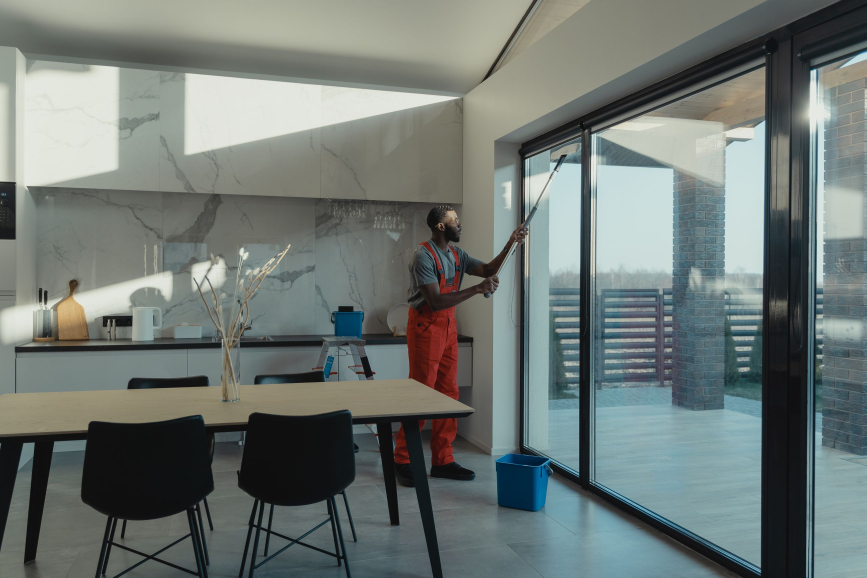
#> input picture scripts/src-photos/bauend.jpg, 2600 x 1733 px (shown at 1/3 size); its folder holds only this picture in this run
$ python optimize-photos.py
#> lines starting #> are read from the running program, lines starting #| are printed output that depends on the picture
"""Erzeugt optimierte WebP-Versionen aller Fotos + die statische „Schmutz“-Textur.

Quelle:  scripts/src-photos/*.jpg   (Originale, Pexels-Lizenz – siehe README)
Ziel:    public/images/photos/<name>-<breite>.webp
Aufruf:  npm run photos
"""
import glob
import os
import random

from PIL import Image, ImageDraw, ImageFilter

ROOT = os.path.join(os.path.dirname(__file__), "..")
SRC = os.path.join(ROOT, "scripts", "src-photos")
OUT = os.path.join(ROOT, "public", "images", "photos")
WIDTHS = (800, 1400, 2200)
os.makedirs(OUT, exist_ok=True)

for path in sorted(glob.glob(os.path.join(SRC, "*.jpg"))):
    name = os.path.splitext(os.path.basename(path))[0]
    im = Image.open(path).convert("RGB")
#> im is the input picture: PIL image 2600x1733 RGB; mean R, G, B 111.7, 120.4, 116.7
    for w in WIDTHS:
        if w > im.width:
            continue
        h = round(im.height * w / im.width)
        im.resize((w, h), Image.LANCZOS).save(os.path.join(OUT, f"{name}-{w}.webp"), "WEBP", quality=78, method=6)
#> this loop made 3 passes
#> pass 1, `im.resize((w, h), Image.LANCZOS).save(os.path.join(OUT, f"{name}-{w}.w..`:
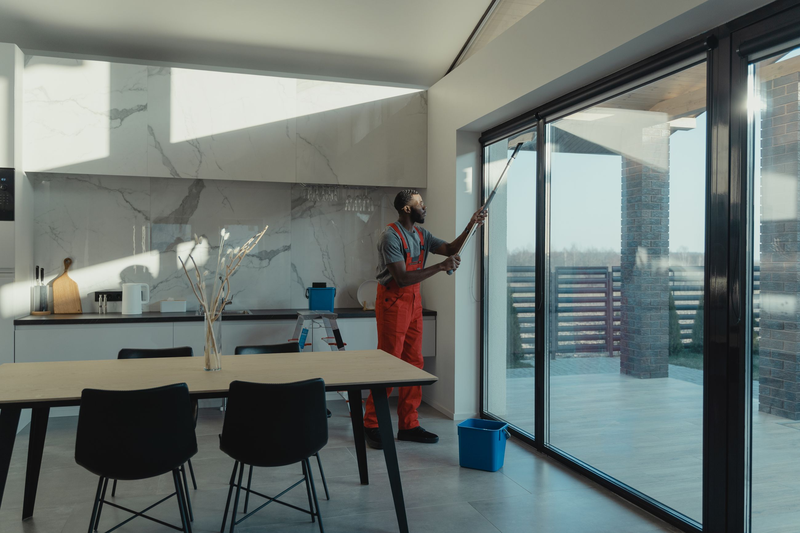
#> saved as bauend-800.webp: PIL image 800x533 RGB; mean R, G, B 111.7, 120.4, 116.7
    print("✓", name, im.size)
#| ✓ bauend (2600, 1733)

# Statische Schmutz-Textur für den Vorher/Nachher-Vergleich (einmal gerendert statt live berechnet)
random.seed(7)
W, H = 1600, 1000
tex = Image.new("RGBA", (W, H), (0, 0, 0, 0))
#> tex: PIL image 1600x1000 RGBA; every value is 0
smudge = Image.new("RGBA", (W, H), (0, 0, 0, 0))
d = ImageDraw.Draw(smudge)
for _ in range(16):
    x, y = random.uniform(0, W), random.uniform(0, H)
    rx, ry = random.uniform(120, 380), random.uniform(80, 260)
    d.ellipse((x - rx, y - ry, x + rx, y + ry), fill=(214, 206, 186, random.randint(18, 42)))
tex = Image.alpha_composite(tex, smudge.filter(ImageFilter.GaussianBlur(60)))
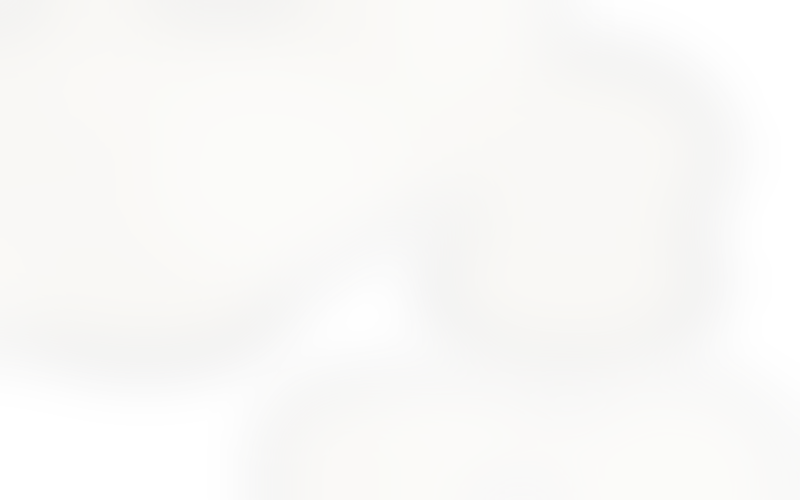
#> tex: PIL image 1600x1000 RGBA (shown at 1/2 size); mean R, G, B, A 148.9, 143.3, 129.4, 19.4; transparent parts drawn white

streaks = Image.new("RGBA", (W, H), (0, 0, 0, 0))
d = ImageDraw.Draw(streaks)
for _ in range(34):
    x, y = random.uniform(0, W), random.uniform(-80, H * 0.85)
    length = random.uniform(80, 320)
    for i in range(int(length)):
        a = int(70 * (i / length) ** 1.5)
        d.line((x, y + i, x + random.uniform(1.5, 3.5), y + i), fill=(232, 226, 210, a))
#> this loop made 34 passes
#> (x, y, length) on passes 1 to 12: (455.4, 278.8, 240.5), (1155.4, -61.88, 213), (814, 744.8, 248.8), (1466.3, 509.6, 306.4), (1251.4, 293.8, 143.4), (272.6, -78.79, 128.5), (61.03, 425.3, 118.6), (1380.6, -73.86, 281.8), (563.2, 759.6, 297.1), (828.4, 607.1, 258.4), (1118.8, 151, 283.2), (546.2, 630.2, 243.3)
tex = Image.alpha_composite(tex, streaks.filter(ImageFilter.GaussianBlur(1.2)))

drops = Image.new("RGBA", (W, H), (0, 0, 0, 0))
d = ImageDraw.Draw(drops)
for _ in range(260):
    x, y, r = random.uniform(0, W), random.uniform(0, H), random.uniform(2, 9 if random.random() > 0.85 else 5)
    d.ellipse((x - r, y - r, x + r, y + r), outline=(245, 245, 250, 110), fill=(255, 255, 255, 22), width=1)
    d.ellipse((x - r * 0.45, y - r * 0.55, x - r * 0.1, y - r * 0.2), fill=(255, 255, 255, 120))
#> this loop made 260 passes
#> (x, y, r) on passes 1 to 3: (1023.9, 572.8, 5.88), (1469.4, 468.9, 2.84), (742.9, 936.8, 2.01)
for _ in range(900):
    x, y, r = random.uniform(0, W), random.uniform(0, H), random.uniform(0.6, 1.8)
    d.ellipse((x - r, y - r, x + r, y + r), fill=(50, 44, 34, random.randint(60, 150)))
#> this loop made 900 passes
#> (x, y, r) on passes 1 to 3: (716.6, 855.9, 0.642), (1037.1, 776.5, 0.779), (19.07, 396.4, 1.23)
tex = Image.alpha_composite(tex, drops.filter(ImageFilter.GaussianBlur(0.4)))
tex.save(os.path.join(OUT, "grime.webp"), "WEBP", quality=80)
print("✓ grime texture")

$ run again, on scripts/src-photos/fenster.jpg
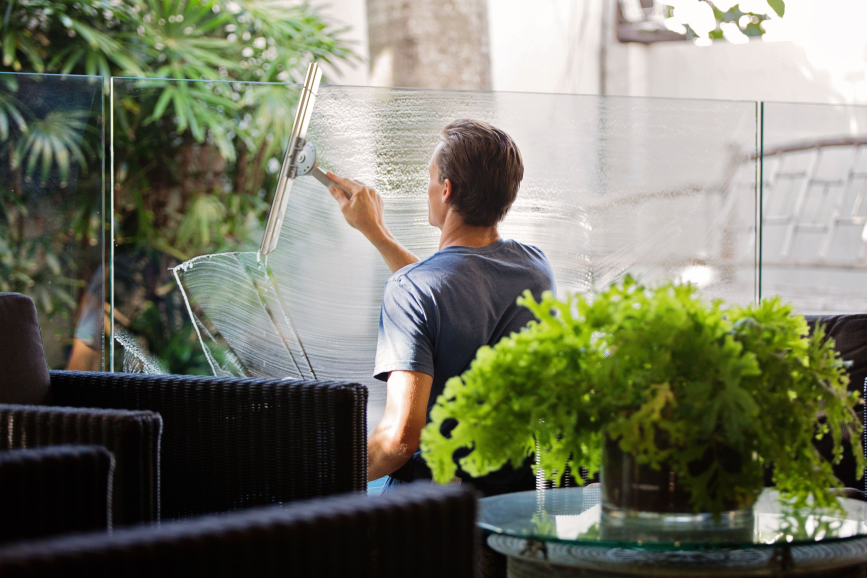
#> input picture scripts/src-photos/fenster.jpg, 2600 x 1733 px (shown at 1/3 size)
#> im is the input picture: PIL image 2600x1733 RGB; mean R, G, B 116.9, 119.3, 101.7
#> the loop `for w in WIDTHS:` made 3 passes
#> pass 1, `im.resize((w, h), Image.LANCZOS).save(os.path.join(OUT, f"{name}-{w}.w..`:
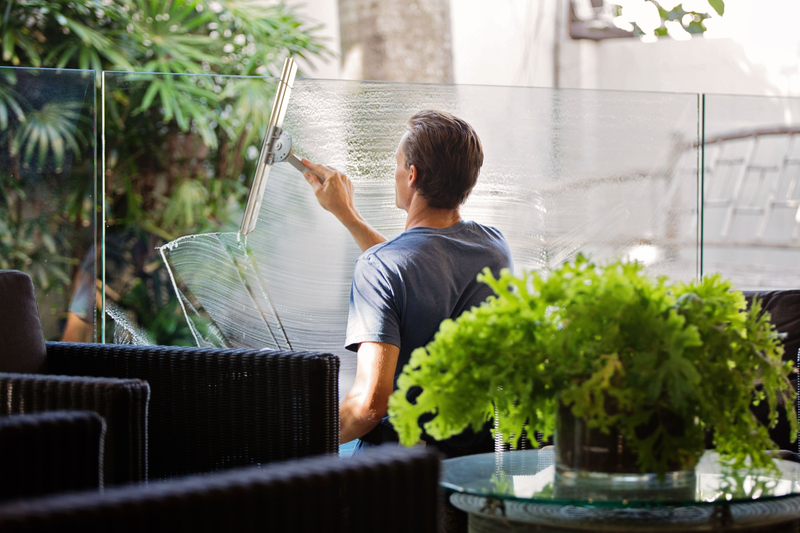
#> saved as fenster-800.webp: PIL image 800x533 RGB; mean R, G, B 116.9, 119.3, 101.7
#| ✓ fenster (2600, 1733)
#> the loop `for _ in range(34):` made 34 passes
#> (x, y, length) on passes 1 to 8: (455.4, 278.8, 240.5), (1155.4, -61.88, 213), (814, 744.8, 248.8), (1466.3, 509.6, 306.4), (1251.4, 293.8, 143.4), (272.6, -78.79, 128.5), (61.03, 425.3, 118.6), (1380.6, -73.86, 281.8)
#> the loop `for _ in range(260):` made 260 passes
#> (x, y, r) on passes 1 to 3: (1023.9, 572.8, 5.88), (1469.4, 468.9, 2.84), (742.9, 936.8, 2.01)
#> the loop `for _ in range(900):` made 900 passes
#> (x, y, r) on passes 1 to 3: (716.6, 855.9, 0.642), (1037.1, 776.5, 0.779), (19.07, 396.4, 1.23)

$ run again, on scripts/src-photos/gewerbe.jpg
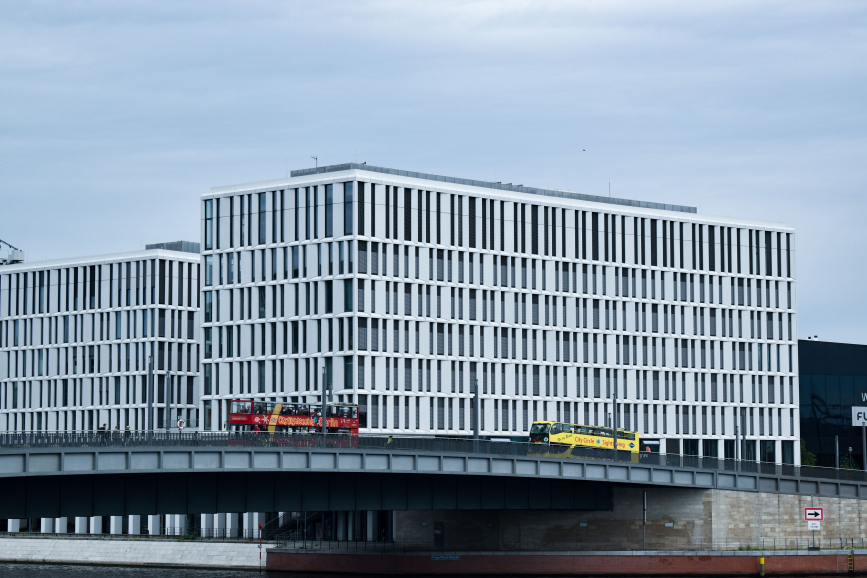
#> input picture scripts/src-photos/gewerbe.jpg, 2600 x 1733 px (shown at 1/3 size)
#> im is the input picture: PIL image 2600x1733 RGB; mean R, G, B 132.6, 149, 164.8
#> the loop `for w in WIDTHS:` made 3 passes
#> pass 1, `im.resize((w, h), Image.LANCZOS).save(os.path.join(OUT, f"{name}-{w}.w..`:
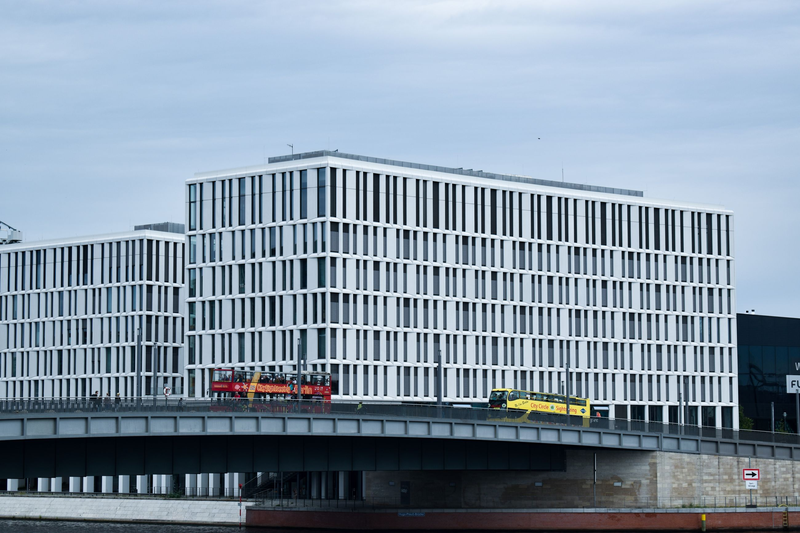
#> saved as gewerbe-800.webp: PIL image 800x533 RGB; mean R, G, B 132.7, 149, 164.8
#> pass 2, `im.resize((w, h), Image.LANCZOS).save(os.path.join(OUT, f"{name}-{w}.w..`:
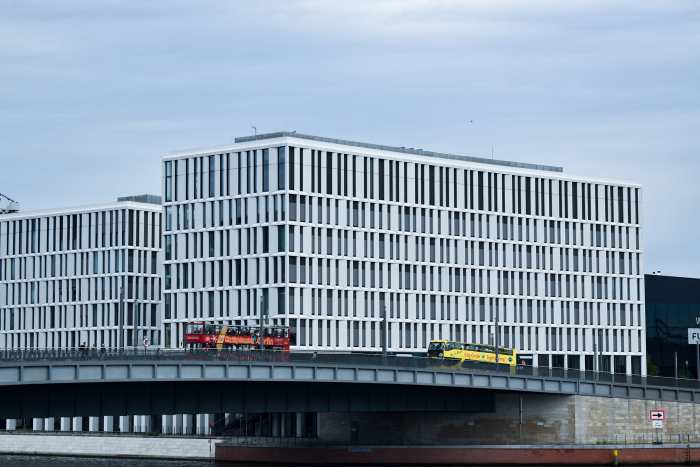
#> saved as gewerbe-1400.webp: PIL image 1400x933 RGB (shown at 1/2 size); mean R, G, B 132.6, 149, 164.8
#| ✓ gewerbe (2600, 1733)
#> the loop `for _ in range(34):` made 34 passes
#> (x, y, length) on passes 1 to 8: (455.4, 278.8, 240.5), (1155.4, -61.88, 213), (814, 744.8, 248.8), (1466.3, 509.6, 306.4), (1251.4, 293.8, 143.4), (272.6, -78.79, 128.5), (61.03, 425.3, 118.6), (1380.6, -73.86, 281.8)
#> the loop `for _ in range(260):` made 260 passes
#> (x, y, r) on passes 1 to 3: (1023.9, 572.8, 5.88), (1469.4, 468.9, 2.84), (742.9, 936.8, 2.01)
#> the loop `for _ in range(900):` made 900 passes
#> (x, y, r) on passes 1 to 3: (716.6, 855.9, 0.642), (1037.1, 776.5, 0.779), (19.07, 396.4, 1.23)

$ run again, on scripts/src-photos/hero.jpg
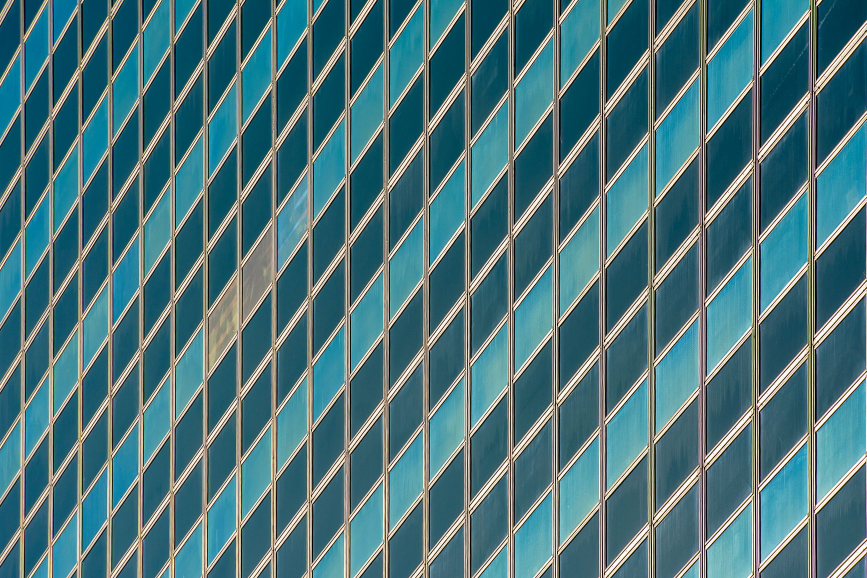
#> input picture scripts/src-photos/hero.jpg, 2600 x 1734 px (shown at 1/3 size)
#> im is the input picture: PIL image 2600x1734 RGB; mean R, G, B 76.1, 118.5, 125.1
#> the loop `for w in WIDTHS:` made 3 passes
#> pass 1, `im.resize((w, h), Image.LANCZOS).save(os.path.join(OUT, f"{name}-{w}.w..`:
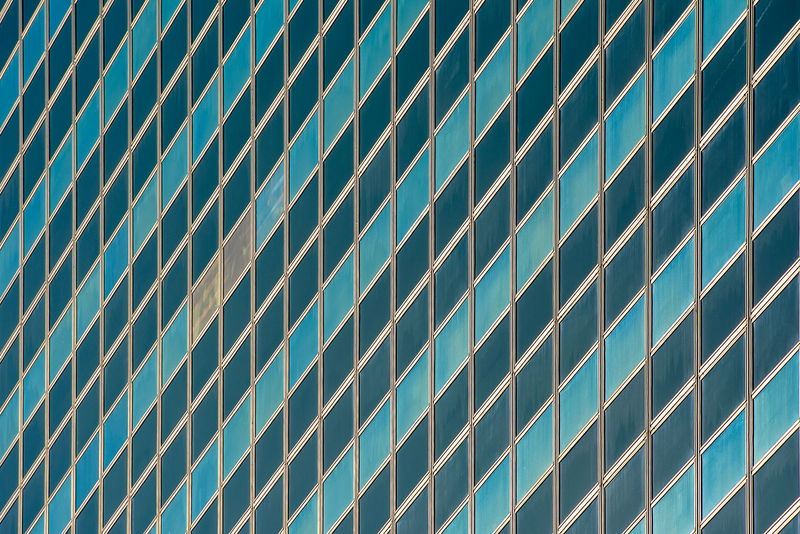
#> saved as hero-800.webp: PIL image 800x534 RGB; mean R, G, B 75.9, 118.4, 125.1
#> pass 2, `im.resize((w, h), Image.LANCZOS).save(os.path.join(OUT, f"{name}-{w}.w..`:
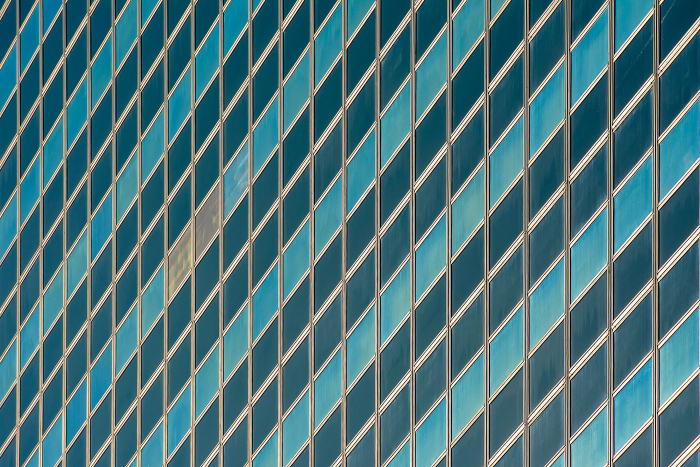
#> saved as hero-1400.webp: PIL image 1400x934 RGB (shown at 1/2 size); mean R, G, B 75.9, 118.6, 125.3
#| ✓ hero (2600, 1734)
#> the loop `for _ in range(34):` made 34 passes
#> (x, y, length) on passes 1 to 8: (455.4, 278.8, 240.5), (1155.4, -61.88, 213), (814, 744.8, 248.8), (1466.3, 509.6, 306.4), (1251.4, 293.8, 143.4), (272.6, -78.79, 128.5), (61.03, 425.3, 118.6), (1380.6, -73.86, 281.8)
#> the loop `for _ in range(260):` made 260 passes
#> (x, y, r) on passes 1 to 3: (1023.9, 572.8, 5.88), (1469.4, 468.9, 2.84), (742.9, 936.8, 2.01)
#> the loop `for _ in range(900):` made 900 passes
#> (x, y, r) on passes 1 to 3: (716.6, 855.9, 0.642), (1037.1, 776.5, 0.779), (19.07, 396.4, 1.23)

$ run again, on scripts/src-photos/detail.jpg
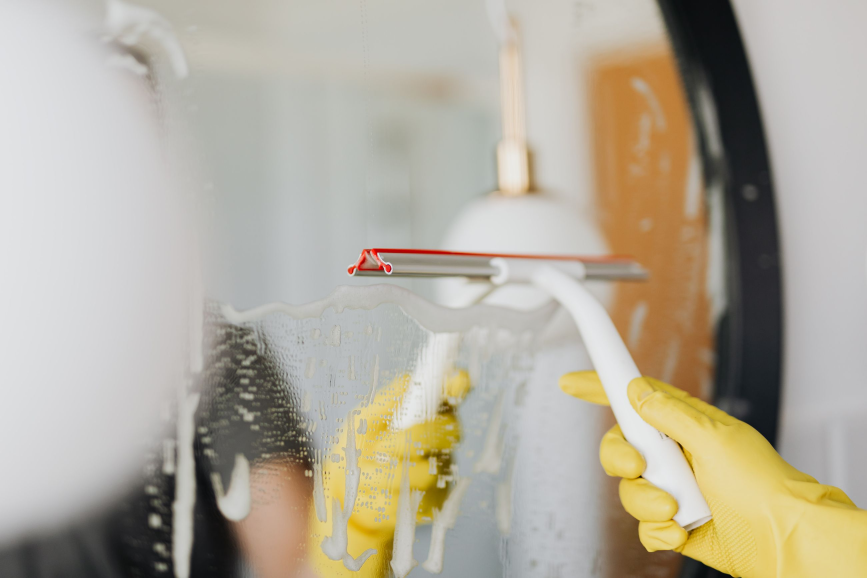
#> input picture scripts/src-photos/detail.jpg, 2600 x 1733 px (shown at 1/3 size)
#> im is the input picture: PIL image 2600x1733 RGB; mean R, G, B 177.9, 171.1, 156.1
#> the loop `for w in WIDTHS:` made 3 passes
#> pass 1, `im.resize((w, h), Image.LANCZOS).save(os.path.join(OUT, f"{name}-{w}.w..`:
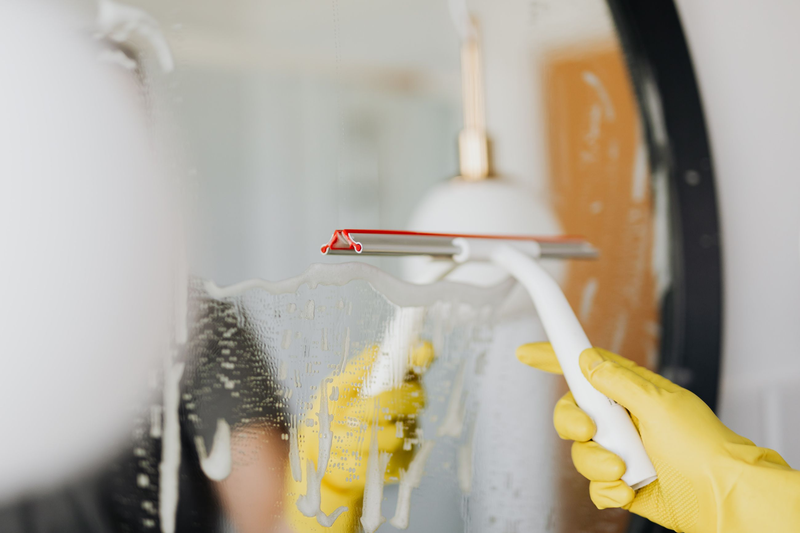
#> saved as detail-800.webp: PIL image 800x533 RGB; mean R, G, B 177.9, 171.1, 156.1
#| ✓ detail (2600, 1733)
#> the loop `for _ in range(34):` made 34 passes
#> (x, y, length) on passes 1 to 8: (455.4, 278.8, 240.5), (1155.4, -61.88, 213), (814, 744.8, 248.8), (1466.3, 509.6, 306.4), (1251.4, 293.8, 143.4), (272.6, -78.79, 128.5), (61.03, 425.3, 118.6), (1380.6, -73.86, 281.8)
#> the loop `for _ in range(260):` made 260 passes
#> (x, y, r) on passes 1 to 3: (1023.9, 572.8, 5.88), (1469.4, 468.9, 2.84), (742.9, 936.8, 2.01)
#> the loop `for _ in range(900):` made 900 passes
#> (x, y, r) on passes 1 to 3: (716.6, 855.9, 0.642), (1037.1, 776.5, 0.779), (19.07, 396.4, 1.23)
